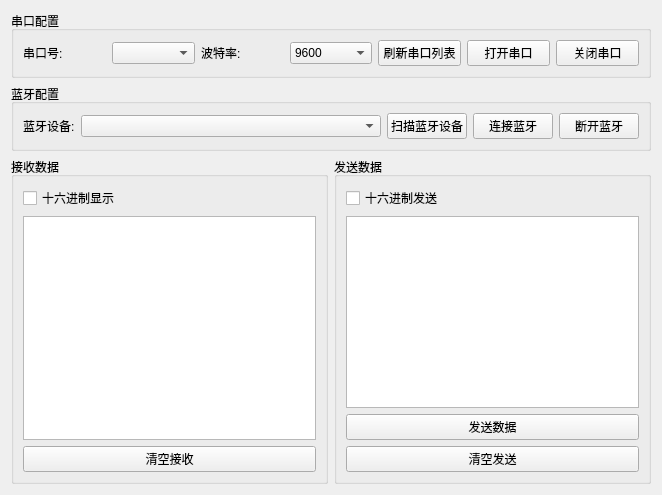
<?xml version="1.0" encoding="UTF-8"?>
<ui version="4.0">
<class>SerialTab</class>
<widget class="QWidget" name="SerialTab">
  <layout class="QVBoxLayout" name="verticalLayout_2">
    <!-- 【上方：独立串口配置区】 -->
    <item>
      <widget class="QGroupBox" name="groupBox_Serial">
        <property name="title">
          <string>串口配置</string>
        </property>
        <layout class="QHBoxLayout" name="horizontalLayout_Serial">
          <item>
            <widget class="QLabel" name="label_SerialPort">
              <property name="text">
                <string>串口号:</string>
              </property>
            </widget>
          </item>
          <item>
            <widget class="QComboBox" name="comCom"/>
          </item>
          <item>
            <widget class="QLabel" name="label_Baud">
              <property name="text">
                <string>波特率:</string>
              </property>
            </widget>
          </item>
          <item>
            <widget class="QComboBox" name="comBaud">
              <item>
                <property name="text">
                  <string>9600</string>
                </property>
              </item>
              <item>
                <property name="text">
                  <string>115200</string>
                </property>
              </item>
            </widget>
          </item>
          <item>
            <widget class="QPushButton" name="btnRefresh_Serial">
              <property name="text">
                <string>刷新串口列表</string>
              </property>
            </widget>
          </item>
          <item>
            <widget class="QPushButton" name="btnOpen_Serial">
              <property name="text">
                <string>打开串口</string>
              </property>
            </widget>
          </item>
          <item>
            <widget class="QPushButton" name="btnClose_Serial">
              <property name="text">
                <string>关闭串口</string>
              </property>
            </widget>
          </item>
        </layout>
      </widget>
    </item>

    <!-- 【下方：独立蓝牙配置区】 -->
    <item>
      <widget class="QGroupBox" name="groupBox_Bluetooth">
        <property name="title">
          <string>蓝牙配置</string>
        </property>
        <layout class="QHBoxLayout" name="horizontalLayout_Bluetooth">
          <item>
            <widget class="QLabel" name="label_BtDevice">
              <property name="text">
                <string>蓝牙设备:</string>
              </property>
            </widget>
          </item>
          <item>
            <widget class="QComboBox" name="comBtDevice">
              <!-- 修正：规范的minimumSize写法 -->
              <property name="minimumSize">
                <size>
                  <width>300</width>
                  <height>0</height>
                </size>
              </property>
            </widget>
          </item>
          <item>
            <widget class="QPushButton" name="btnRefresh_Bt">
              <property name="text">
                <string>扫描蓝牙设备</string>
              </property>
            </widget>
          </item>
          <item>
            <widget class="QPushButton" name="btnConnect_Bt">
              <property name="text">
                <string>连接蓝牙</string>
              </property>
            </widget>
          </item>
          <item>
            <widget class="QPushButton" name="btnDisconnect_Bt">
              <property name="text">
                <string>断开蓝牙</string>
              </property>
            </widget>
          </item>
        </layout>
      </widget>
    </item>

    <!-- 数据收发区（共用，带来源区分） -->
    <item>
      <layout class="QHBoxLayout" name="horizontalLayout_2">
        <!-- 接收区 -->
        <item>
          <widget class="QGroupBox" name="groupBox_2">
            <property name="title">
              <string>接收数据</string>
            </property>
            <layout class="QVBoxLayout" name="verticalLayout_3">
              <item>
                <widget class="QCheckBox" name="chkHexRecv">
                  <property name="text">
                    <string>十六进制显示</string>
                  </property>
                </widget>
              </item>
              <item>
                <widget class="QTextEdit" name="txtRecv"/>
              </item>
              <item>
                <widget class="QPushButton" name="btnClearRecv">
                  <property name="text">
                    <string>清空接收</string>
                  </property>
                </widget>
              </item>
            </layout>
          </widget>
        </item>

        <!-- 发送区 -->
        <item>
          <widget class="QGroupBox" name="groupBox_3">
            <property name="title">
              <string>发送数据</string>
            </property>
            <layout class="QVBoxLayout" name="verticalLayout_4">
              <item>
                <widget class="QCheckBox" name="chkHexSend">
                  <property name="text">
                    <string>十六进制发送</string>
                  </property>
                </widget>
              </item>
              <item>
                <widget class="QTextEdit" name="txtSend"/>
              </item>
              <item>
                <widget class="QPushButton" name="btnSend">
                  <property name="text">
                    <string>发送数据</string>
                  </property>
                </widget>
              </item>
              <item>
                <widget class="QPushButton" name="btnClearSend">
                  <property name="text">
                    <string>清空发送</string>
                  </property>
                </widget>
              </item>
            </layout>
          </widget>
        </item>
      </layout>
    </item>
  </layout>
</widget>
</ui>
